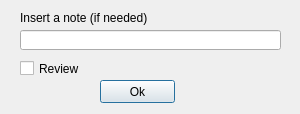
<?xml version="1.0" encoding="UTF-8"?>
<ui version="4.0">
 <class>Note_Dialog</class>
 <widget class="QDialog" name="Note_Dialog">
  <property name="geometry">
   <rect>
    <x>0</x>
    <y>0</y>
    <width>300</width>
    <height>114</height>
   </rect>
  </property>
  <property name="minimumSize">
   <size>
    <width>300</width>
    <height>114</height>
   </size>
  </property>
  <property name="maximumSize">
   <size>
    <width>300</width>
    <height>114</height>
   </size>
  </property>
  <property name="windowTitle">
   <string>Dialog</string>
  </property>
  <widget class="QLabel" name="label">
   <property name="geometry">
    <rect>
     <x>20</x>
     <y>10</y>
     <width>131</width>
     <height>16</height>
    </rect>
   </property>
   <property name="text">
    <string>Insert a note (if needed)</string>
   </property>
  </widget>
  <widget class="QLineEdit" name="lineEdit">
   <property name="geometry">
    <rect>
     <x>20</x>
     <y>30</y>
     <width>261</width>
     <height>20</height>
    </rect>
   </property>
  </widget>
  <widget class="QPushButton" name="pushButton">
   <property name="geometry">
    <rect>
     <x>100</x>
     <y>80</y>
     <width>75</width>
     <height>23</height>
    </rect>
   </property>
   <property name="text">
    <string>Ok</string>
   </property>
   <property name="shortcut">
    <string>Return</string>
   </property>
  </widget>
  <widget class="QCheckBox" name="checkBox">
   <property name="geometry">
    <rect>
     <x>20</x>
     <y>60</y>
     <width>70</width>
     <height>17</height>
    </rect>
   </property>
   <property name="text">
    <string>Review</string>
   </property>
   <property name="checked">
    <bool>false</bool>
   </property>
  </widget>
 </widget>
 <resources/>
 <connections/>
</ui>
